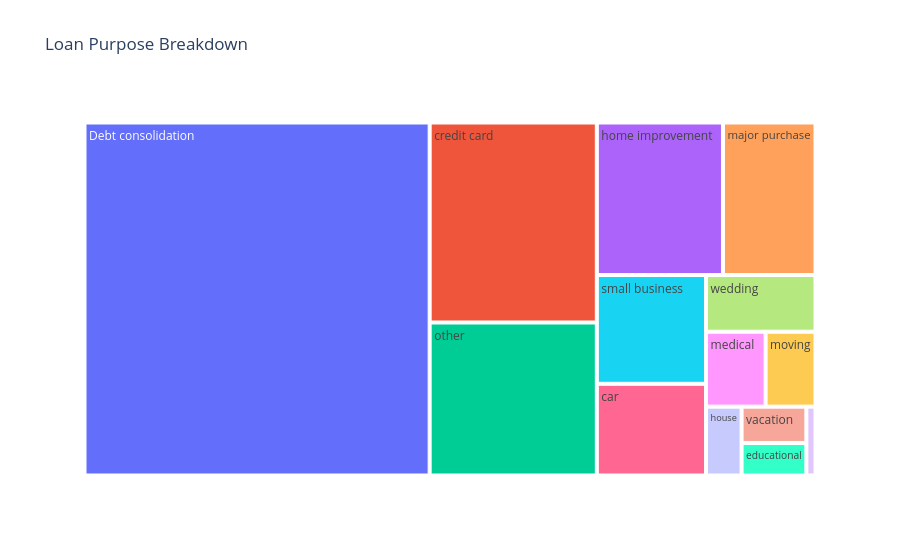

The notebook cell saved with this chart:
### Markdown cell above
## 42. Visualization — Loan Purpose Treemap

**Why a treemap?**

A treemap shows both the number and relative importance of purposes in a compact visual.

The rectangle size represents applications.

### Code cell
fig = px.treemap(
    purpose_summary,
    path=["PURPOSE"],
    values="Applications",
    title="Loan Purpose Breakdown"
)

fig.show()

### Figure 1 — Plotly figure (JSON) as saved in the notebook; plotly's stock layout.template omitted (floating-point values rounded to 4 significant figures)
{"data": [{"branchvalues": "total", "domain": {"x": [0, 1], "y": [0, 1]}, "hovertemplate": "labels=%{label}<br>Applications=%{value}<br>parent=%{parent}<br>id=%{id}<extra></extra>", "ids": ["Debt consolidation", "credit card", "other", "home improvement", "major purchase", "small business", "car", "wedding", "medical", "moving", "house", "vacation", "educational", "renewable_energy"], "labels": ["Debt consolidation", "credit card", "other", "home improvement", "major purchase", "small business", "car", "wedding", "medical", "moving", "house", "vacation", "educational", "renewable_energy"], "name": "", "parents": ["", "", "", "", "", "", "", "", "", "", "", "", "", ""], "type": "treemap", "values": [18210.0, 4998.0, 3824.0, 2876.0, 2110.0, 1776.0, 1497.0, 928.0, 667.0, 559.0, 366.0, 352.0, 315.0, 94.0]}], "layout": {"legend": {"tracegroupgap": 0}, "title": {"text": "Loan Purpose Breakdown"}}}
